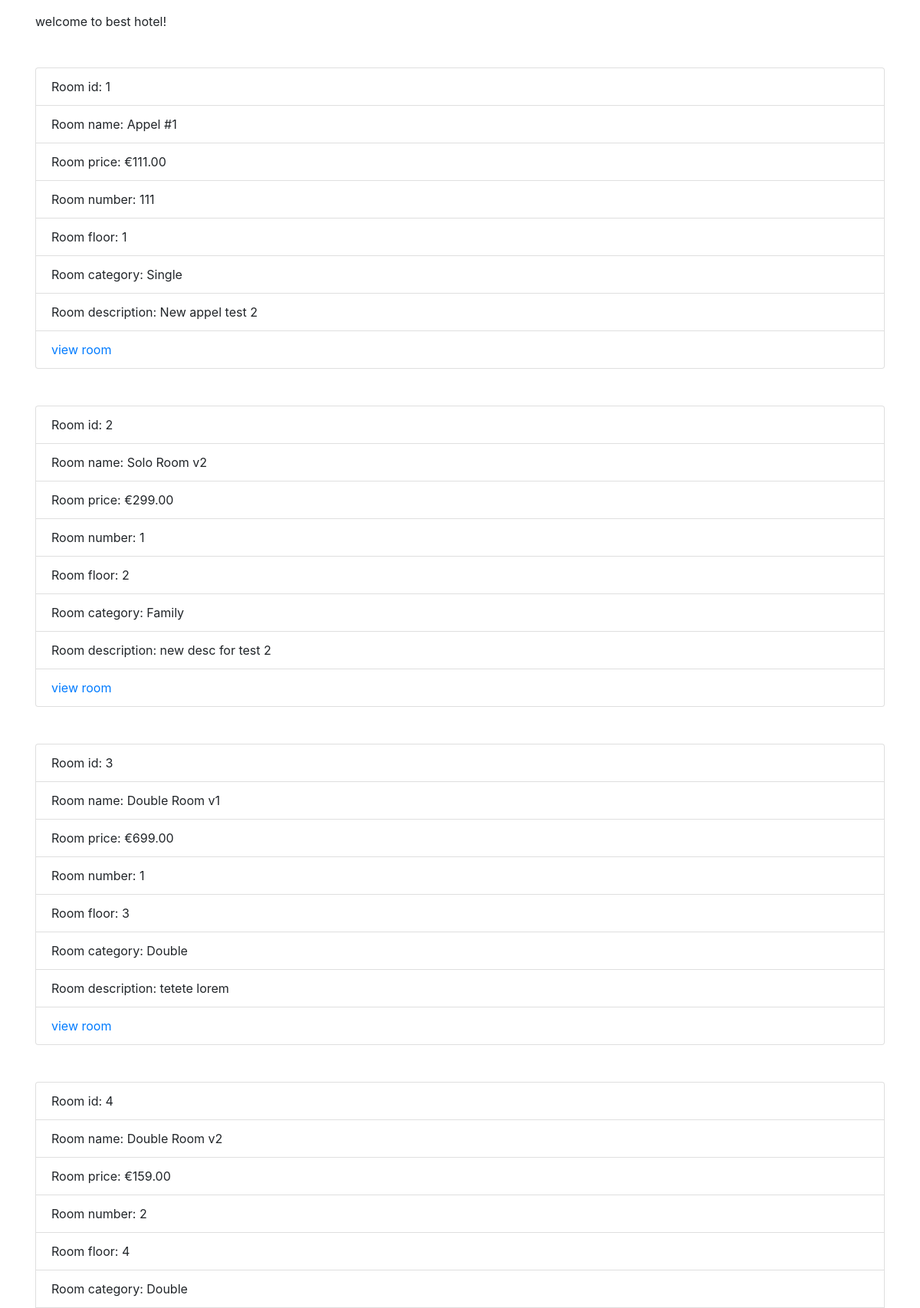
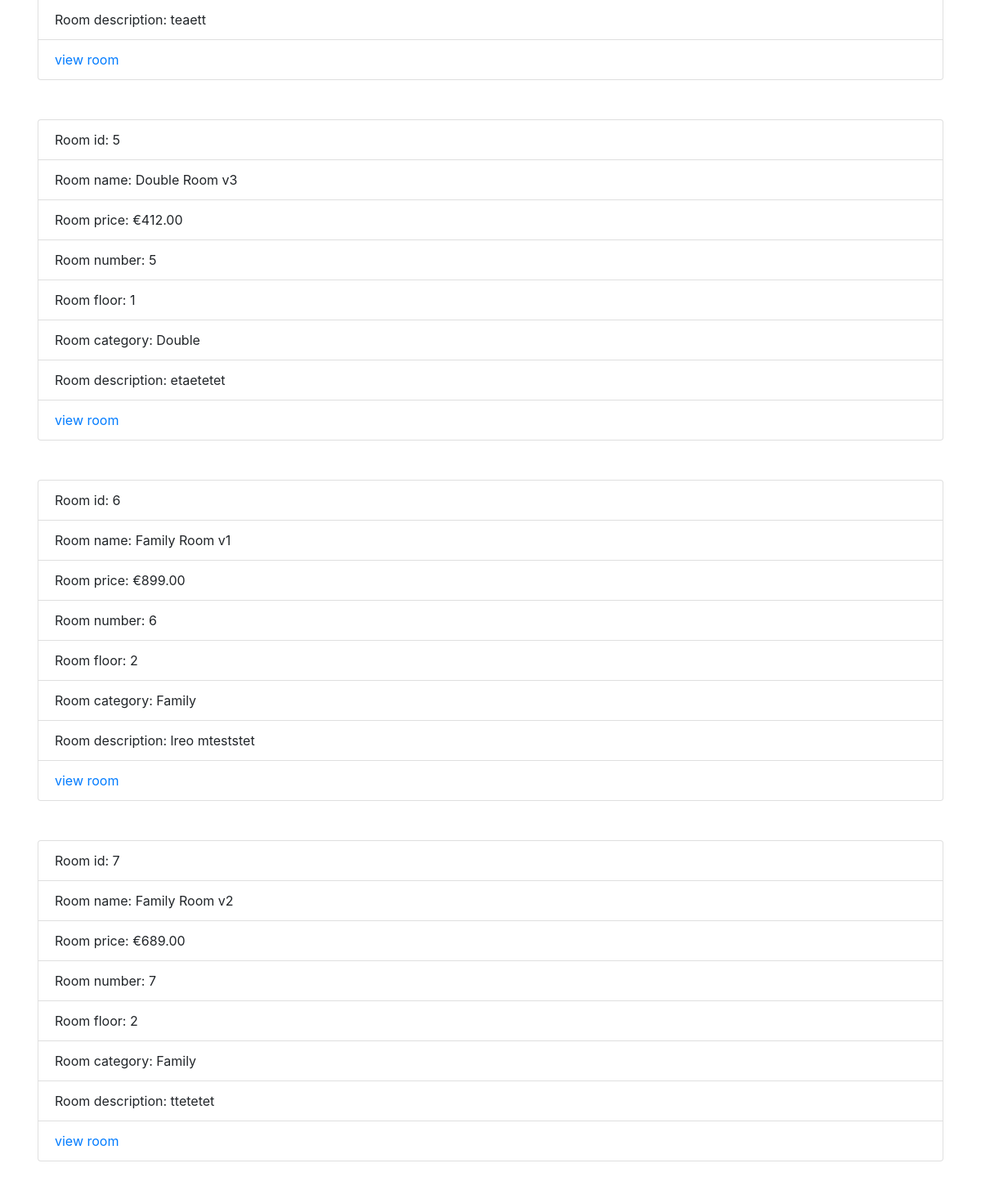
The page / (upper part) on the database its author committed (2 pictures, top to bottom).
### tables this page shows
CREATE TABLE `rooms` (
  `room_id` int(11) NOT NULL,
  `room_name` varchar(50) NOT NULL,
  `room_price` decimal(11,2) NOT NULL,
  `room_number` int(11) NOT NULL,
  `room_floor` int(11) NOT NULL,
  `category_id` int(11) NOT NULL,
  `room_description` varchar(255) NOT NULL
);

CREATE TABLE `categories` (
  `category_id` int(11) NOT NULL,
  `category_name` varchar(100) NOT NULL
);

### public/class.php (called while the page is built, shortened)
<?php
class Database
{
    protected $hostname;
    protected $username;
    protected $password;
    protected $dbname;
    private $charset = 'utf8mb4';
    public function __construct($host, $user, $pass, $db)
    {
        $this->hostname = $host;
        $this->username = $user;
        $this->password = $pass;
        $this->dbname = $db;
    }
    public function connect()
    {
        $dsn = "mysql:host=$this->hostname;dbname=$this->dbname;charset=$this->charset";
        $options = [
            PDO::ATTR_ERRMODE            => PDO::ERRMODE_EXCEPTION,
            PDO::ATTR_DEFAULT_FETCH_MODE => PDO::FETCH_ASSOC,
            PDO::ATTR_EMULATE_PREPARES   => false,
        ];
        try {
            $this->pdo = new PDO($dsn, $this->username, $this->password, $options);
        } catch (\PDOException $e) {
            throw new \PDOException($e->getMessage(), (int) $e->getCode());
        }
    }
}
$db = new Database('localhost','root','','hotelcalifornia');

### public/index.php (the view, shortened to what this page needs)
<?php
require 'class.php';
$rooms = "SELECT * FROM categories INNER JOIN rooms ON categories.category_id = rooms.category_id ORDER BY room_id";
$rooms_stmt = $db->pdo->query($rooms);
$rooms_results = $rooms_stmt->fetchAll();
?>
<!DOCTYPE html>
<html lang="en">
<head>
    <link rel="stylesheet" href="https://stackpath.bootstrapcdn.com/bootstrap/4.5.0/css/bootstrap.min.css">
</head>
<body>
    <div class="container p-3">
        welcome to best hotel!
        <?php foreach ($rooms_results as $room):?>
            <ul class="list-group mt-5">
                <li class="list-group-item">Room id: <?=$room['room_id']?></li>
                <li class="list-group-item">Room name: <?=$room['room_name']?></li>
                <li class="list-group-item"> Room price: &euro;<?=$room['room_price']?></li>
                <li class="list-group-item">Room number: <?=$room['room_number']?></li>
                <li class="list-group-item">Room floor: <?=$room['room_floor']?></li>
                <li class="list-group-item">Room category: <?=$room['category_name']?></li>
                <li class="list-group-item">Room description: <?=$room['room_description']?></li>
                <li class="list-group-item"><a href="book.php?id=<?=$room['room_id']?>">view room</a></li>
            </ul>
        <?php endforeach; ?>
    </div>
</body>
</html>

### rows shown on the page
rooms: room_id "1", room_name "Appel #1", room_price "111.00", room_number "111", room_floor "1", category.category_name "Single", room_description "New appel test 2"
rooms: room_id "2", room_name "Solo Room v2", room_price "299.00", room_number "1", room_floor "2", category.category_name "Family", room_description "new desc for test 2"
rooms: room_id "3", room_name "Double Room v1", room_price "699.00", room_number "1", room_floor "3", category.category_name "Double", room_description "tetete lorem"
rooms: room_id "4", room_name "Double Room v2", room_price "159.00", room_number "2", room_floor "4", category.category_name "Double", room_description "teaett"
rooms: room_id "5", room_name "Double Room v3", room_price "412.00", room_number "5", room_floor "1", category.category_name "Double", room_description "etaetetet"
rooms: room_id "6", room_name "Family Room v1", room_price "899.00", room_number "6", room_floor "2", category.category_name "Family", room_description "lreo mteststet"
rooms: room_id "7", room_name "Family Room v2", room_price "689.00", room_number "7", room_floor "2", category.category_name "Family", room_description "ttetetet"
